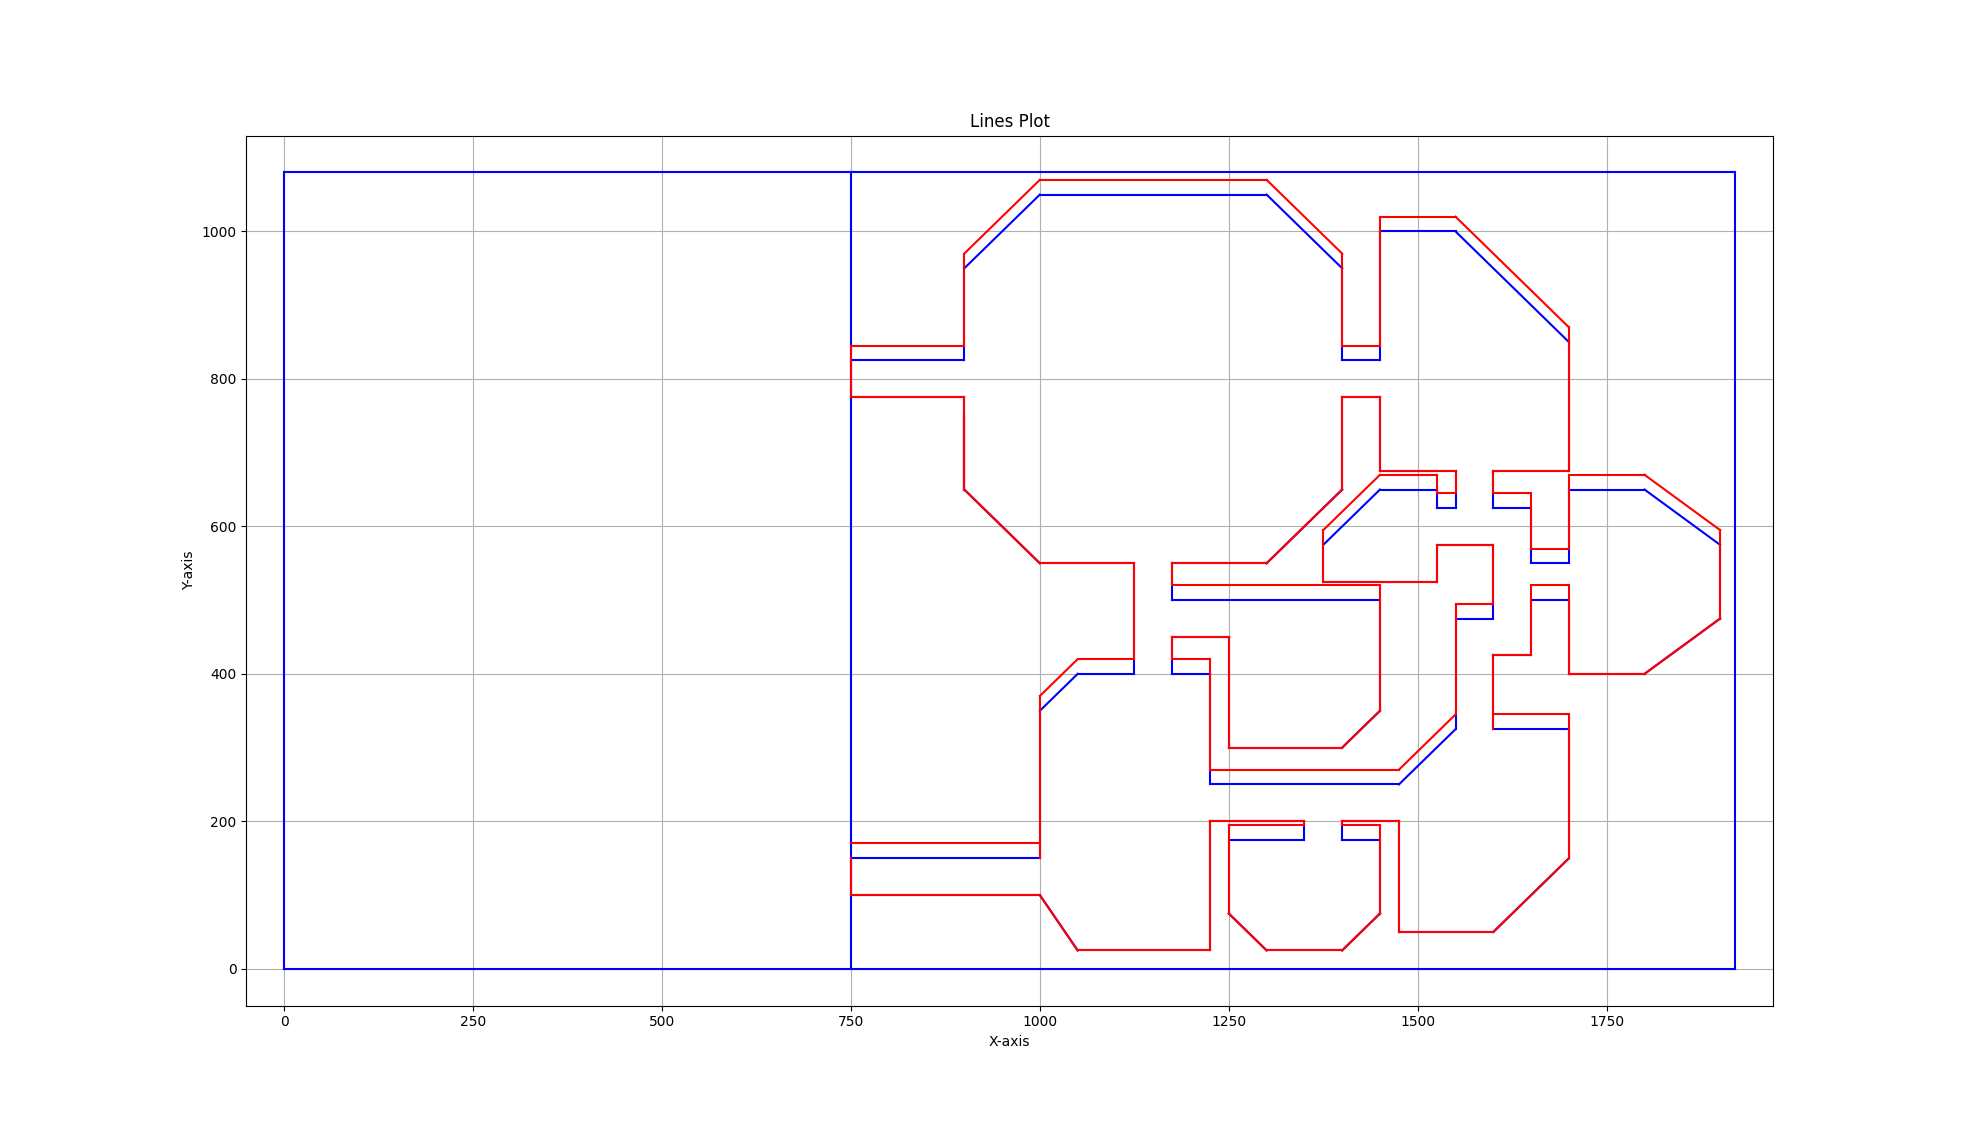

Write the Python code that produced this figure.
import matplotlib.pyplot as plt


def draw_lines(coordinates_list, coordinates_vision_list, width, height, margin):
    plt.figure(figsize=((width + margin) / 100, (height + margin) / 100))

    for line in coordinates_list:
        x_values = [coord[0] for coord in line]
        y_values = [coord[1] for coord in line]
        plt.plot(x_values, y_values, color='blue')

    for line in coordinates_vision_list:
        x_values = [coord[0] for coord in line]
        y_values = [coord[1] for coord in line]
        plt.plot(x_values, y_values, color='red')

    plt.xlabel('X-axis')
    plt.ylabel('Y-axis')
    plt.title('Lines Plot')
    plt.xlim(-margin, width + margin)
    plt.ylim(-margin, height + margin)
    plt.grid(True)
    plt.show()


image_width = 1920
image_height = 1080
padding = 50

main_box = [
    [(0, 0), (0, image_height)],
    [(0, 0), (image_width, 0)],
    [(0, image_height), (image_width, image_height)],
    [(image_width, 0), (image_width, image_height)],
]
cafeteria = [
    [(1000, 1050), (1300, 1050)],
    [(1300, 1050), (1400, 950)],
    [(1400, 950), (1400, 825)],
    [(1400, 775), (1400, 650)],
    [(1400, 650), (1300, 550)],
    [(1300, 550), (1175, 550)],
    [(1125, 550), (1000, 550)],
    [(1000, 550), (900, 650)],
    [(900, 650), (900, 775)],
    [(900, 650), (900, 750)],
    [(900, 825), (900, 950)],
    [(900, 950), (1000, 1050)],
]
cafeteria_vision = [
    [(1000, 1070), (1300, 1070)],
    [(1300, 1070), (1400, 970)],
    [(1400, 970), (1400, 845)],
    [(1400, 775), (1400, 650)],
    [(1400, 650), (1300, 550)],
    [(1300, 550), (1175, 550)],
    [(1125, 550), (1000, 550)],
    [(1000, 550), (900, 650)],
    [(900, 650), (900, 775)],
    [(900, 650), (900, 750)],
    [(900, 845), (900, 970)],
    [(900, 970), (1000, 1070)],
]
hallway_cafeteria_storage_admin = [
    [(1175, 550), (1175, 500)],
    [(1175, 500), (1250, 500)],
    [(1175, 450), (1250, 450)],
    [(1175, 450), (1175, 400)],
    [(1125, 400), (1125, 550)],
]
hallway_cafeteria_storage_admin_vision = [
    [(1175, 550), (1175, 520)],
    [(1175, 520), (1250, 520)],
    [(1175, 450), (1250, 450)],
    [(1175, 450), (1175, 420)],
    [(1125, 420), (1125, 550)],
]
admin = [
    [(1250, 500), (1450, 500)],
    [(1450, 500), (1450, 350)],
    [(1450, 350), (1400, 300)],
    [(1400, 300), (1250, 300)],
    [(1250, 300), (1250, 450)],
]
admin_vision = [
    [(1250, 520), (1450, 520)],
    [(1450, 520), (1450, 350)],
    [(1450, 350), (1400, 300)],
    [(1400, 300), (1250, 300)],
    [(1250, 300), (1250, 450)],
]
storage = [
    [(1175, 400), (1225, 400)],
    [(1225, 400), (1225, 250)],
    [(1225, 200), (1225, 25)],
    [(1225, 25), (1050, 25)],
    [(1050, 25), (1000, 100)],
    [(1000, 150), (1000, 350)],
    [(1000, 350), (1050, 400)],
    [(1050, 400), (1125, 400)],
]
storage_vision = [
    [(1175, 420), (1225, 420)],
    [(1225, 420), (1225, 270)],
    [(1225, 200), (1225, 25)],
    [(1225, 25), (1050, 25)],
    [(1050, 25), (1000, 100)],
    [(1000, 150), (1000, 370)],
    [(1000, 370), (1050, 420)],
    [(1050, 420), (1125, 420)],
]
hallway_storage_communication_shields = [
    [(1225, 250), (1475, 250)],
    [(1475, 200), (1400, 200)],
    [(1400, 200), (1400, 175)],
    [(1350, 175), (1350, 200)],
    [(1350, 200), (1225, 200)],
]
hallway_storage_communication_shields_vision = [
    [(1225, 270), (1475, 270)],
    [(1475, 200), (1400, 200)],
    [(1400, 200), (1400, 195)],
    [(1350, 195), (1350, 200)],
    [(1350, 200), (1225, 200)],
]
communication = [
    [(1400, 175), (1450, 175)],
    [(1450, 175), (1450, 75)],
    [(1450, 75), (1400, 25)],
    [(1400, 25), (1300, 25)],
    [(1300, 25), (1250, 75)],
    [(1250, 75), (1250, 175)],
    [(1250, 175), (1350, 175)],
]
communication_vision = [
    [(1400, 195), (1450, 195)],
    [(1450, 195), (1450, 75)],
    [(1450, 75), (1400, 25)],
    [(1400, 25), (1300, 25)],
    [(1300, 25), (1250, 75)],
    [(1250, 75), (1250, 195)],
    [(1250, 195), (1350, 195)],
]
shields = [
    [(1475, 250), (1550, 325)],
    [(1600, 325), (1700, 325)],
    [(1700, 325), (1700, 150)],
    [(1700, 150), (1600, 50)],
    [(1600, 50), (1475, 50)],
    [(1475, 50), (1475, 200)],
]
shields_vision = [
    [(1475, 270), (1550, 345)],
    [(1600, 345), (1700, 345)],
    [(1700, 345), (1700, 150)],
    [(1700, 150), (1600, 50)],
    [(1600, 50), (1475, 50)],
    [(1475, 50), (1475, 200)],
]
hallway_right = [
    [(1550, 325), (1550, 475)],
    [(1550, 475), (1600, 475)],
    [(1600, 475), (1600, 575)],
    [(1600, 575), (1525, 575)],
    [(1525, 625), (1550, 625)],
    [(1550, 625), (1550, 675)],
    [(1600, 675), (1600, 625)],
    [(1600, 625), (1650, 625)],
    [(1650, 625), (1650, 550)],
    [(1650, 550), (1700, 550)],
    [(1700, 500), (1650, 500)],
    [(1650, 500), (1650, 425)],
    [(1650, 425), (1600, 425)],
    [(1600, 425), (1600, 325)],
]
hallway_right_vision = [
    [(1550, 345), (1550, 495)],
    [(1550, 495), (1600, 495)],
    [(1600, 495), (1600, 575)],
    [(1600, 575), (1525, 575)],
    [(1525, 645), (1550, 645)],
    [(1550, 645), (1550, 675)],
    [(1600, 675), (1600, 645)],
    [(1600, 645), (1650, 645)],
    [(1650, 645), (1650, 570)],
    [(1650, 570), (1700, 570)],
    [(1700, 520), (1650, 520)],
    [(1650, 520), (1650, 425)],
    [(1650, 425), (1600, 425)],
    [(1600, 425), (1600, 325)],
]
navigation = [
    [(1700, 550), (1700, 650)],
    [(1700, 650), (1800, 650)],
    [(1800, 650), (1900, 575)],
    [(1900, 575), (1900, 475)],
    [(1900, 475), (1800, 400)],
    [(1800, 400), (1700, 400)],
    [(1700, 400), (1700, 500)],
]
navigation_vision = [
    [(1700, 570), (1700, 670)],
    [(1700, 670), (1800, 670)],
    [(1800, 670), (1900, 595)],
    [(1900, 595), (1900, 475)],
    [(1900, 475), (1800, 400)],
    [(1800, 400), (1700, 400)],
    [(1700, 400), (1700, 520)],
]
small_room = [
    [(1525, 575), (1525, 525)],
    [(1525, 525), (1375, 525)],
    [(1375, 525), (1375, 575)],
    [(1375, 575), (1450, 650)],
    [(1450, 650), (1525, 650)],
    [(1525, 650), (1525, 625)],
]
small_room_vision = [
    [(1525, 575), (1525, 525)],
    [(1525, 525), (1375, 525)],
    [(1375, 525), (1375, 595)],
    [(1375, 595), (1450, 670)],
    [(1450, 670), (1525, 670)],
    [(1525, 670), (1525, 645)],
]
stairs_room = [
    [(1550, 675), (1450, 675)],
    [(1450, 675), (1450, 775)],
    [(1450, 825), (1450, 1000)],
    [(1450, 1000), (1550, 1000)],
    [(1550, 1000), (1700, 850)],
    [(1700, 850), (1700, 675)],
    [(1700, 675), (1600, 675)],
]
stairs_room_vision = [
    [(1550, 675), (1450, 675)],
    [(1450, 675), (1450, 775)],
    [(1450, 845), (1450, 1020)],
    [(1450, 1020), (1550, 1020)],
    [(1550, 1020), (1700, 870)],
    [(1700, 870), (1700, 675)],
    [(1700, 675), (1600, 675)],
]
hallway_cafeteria_stairs_room = [
    [(1400, 825), (1450, 825)],
    [(1400, 775), (1450, 775)],
]
hallway_cafeteria_stairs_room_vision = [
    [(1400, 845), (1450, 845)],
    [(1400, 775), (1450, 775)],
]
# end of map
hallway_left_lower = [
    [(750, 150), (1000, 150)],
    [(1000, 100), (750, 100)],
    [(750, 100), (750, 150)],
]
hallway_left_lower_vision = [
    [(750, 170), (1000, 170)],
    [(1000, 100), (750, 100)],
    [(750, 100), (750, 150)],
]
hallway_upper = [
    [(750, 825), (900, 825)],
    [(900, 775), (750, 775)],
    [(750, 775), (750, 825)],
]
hallway_upper_vision = [
    [(750, 845), (900, 845)],
    [(900, 775), (750, 775)],
    [(750, 775), (750, 845)],
]
left_end_line = [
    [(750, 0), (750, image_height)]
]
movement_coordinates = (main_box +
                        cafeteria +
                        hallway_cafeteria_storage_admin +
                        admin +
                        storage +
                        hallway_storage_communication_shields +
                        communication +
                        shields +
                        hallway_right +
                        navigation +
                        small_room +
                        stairs_room +
                        hallway_cafeteria_stairs_room +
                        hallway_left_lower +
                        hallway_upper +
                        left_end_line)
vision_coordinates = (cafeteria_vision +
                      hallway_upper_vision +
                      hallway_cafeteria_stairs_room_vision +
                      hallway_cafeteria_storage_admin_vision +
                      admin_vision +
                      storage_vision +
                      hallway_storage_communication_shields_vision +
                      communication_vision +
                      shields_vision +
                      hallway_left_lower_vision +
                      stairs_room_vision +
                      small_room_vision +
                      navigation_vision +
                      hallway_right_vision)
draw_lines(movement_coordinates, vision_coordinates, image_width, image_height, padding)
